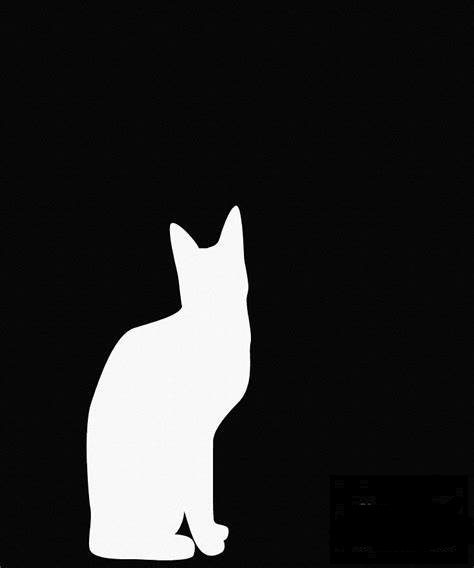
#> input picture face_txt/OpenCV_project/CellCount/cat3.jpg, 474 x 568 px
$ python moments.py
#> lines starting #> are read from the running program, lines starting #| are printed output that depends on the picture; after the words box and inside, x2 and y2 are one past the last pixel; in counts of white or black regions, pixels touching at a corner belong together
import cv2
import matplotlib.pyplot as plt

# 读取图像
o = cv2.imread('cat3.jpg', 1)
#> o is the input picture: shape (568, 474, 3); min 0, max 255, mean 40.3
oc = o.copy()

# 转换为灰度图像
gray = cv2.cvtColor(o, cv2.COLOR_BGR2GRAY)

# 进行二值化处理
# cv2.threshold()函数将灰度图像二值化为黑白图像
# 参数说明：
#   - gray: 输入的灰度图像
#   - 127: 阈值，灰度值大于阈值的像素设为255（白色），灰度值小于等于阈值的像素设为0（黑色）
#   - 255: 最大像素值，当像素值大于阈值时的新值
#   - cv2.THRESH_BINARY: 二值化类型，指定为cv2.THRESH_BINARY表示黑白二值化
ret, binary = cv2.threshold(gray, 127, 255, cv2.THRESH_BINARY)
#> binary: shape (568, 474); 13.9% white; 1 white region

# 提取轮廓
# cv2.findContours()函数用于提取图像中的轮廓
# 参数说明：
#   - binary: 输入的二值图像
#   - cv2.RETR_LIST: 轮廓检索模式，指定为cv2.RETR_LIST表示提取所有轮廓
#   - cv2.CHAIN_APPROX_SIMPLE: 轮廓逼近方法，指定为cv2.CHAIN_APPROX_SIMPLE表示使用简化的轮廓表示
contours, hierarchy = cv2.findContours(binary, cv2.RETR_LIST, cv2.CHAIN_APPROX_SIMPLE)
#> contours = 1 contour; box (x1, y1, x2, y2) and area: (87, 206, 251, 560) 36976

# 在原图上绘制轮廓
# cv2.drawContours()函数用于在图像上绘制轮廓
# 参数说明：
#   - o: 输入的图像
#   - contours: 轮廓列表
#   - 0: 绘制轮廓的索引，此处指定为0表示绘制第一个轮廓
#   - (0, 0, 255): 绘制轮廓的颜色，此处指定为红色
#   - 3: 绘制轮廓的线宽
x = cv2.drawContours(o, contours, 0, (0, 0, 255), 3)
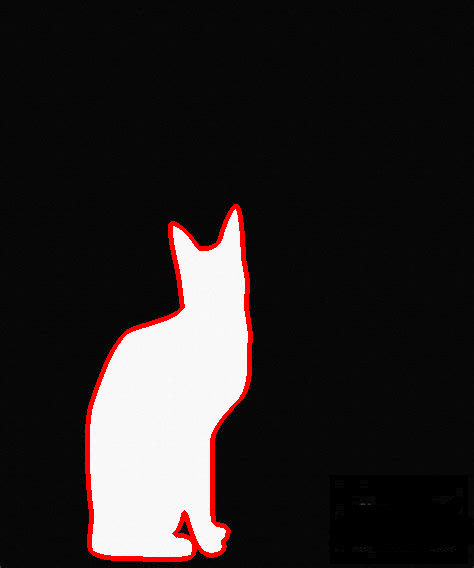
#> x: shape (568, 474, 3); mean B, G, R 37.4, 37.4, 42.2

# 计算轮廓的矩
# cv2.moments()函数计算轮廓的矩
m = cv2.moments(contours[0])
#> m = moments, m00 36976, centre m10/m00, m01/m00 = (170, 409.5)
m00 = m['m00']
#> m00 = 36976
m10 = m['m10']
#> m10 = 6287089.3
m01 = m['m01']
#> m01 = 15143223.8

# 计算中心点坐标
cx = int(m10 / m00)
#> cx = 170
cy = int(m01 / m00)
#> cy = 409

# 在图像上绘制标注文字
# cv2.putText()函数用于在图像上绘制文字
# 参数说明：
#   - o: 输入的图像
#   - "cat": 要绘制的文字内容
#   - (cx, cy): 文字的位置坐标
#   - cv2.FONT_HERSHEY_SIMPLEX: 字体类型，此处指定为简单字体
#   - 1: 字体大小
#   - (0, 0, 255): 字体颜色，此处指定为红色
#   - 3: 字体线宽
cv2.putText(o, "cat", (cx, cy), cv2.FONT_HERSHEY_SIMPLEX, 1, (0, 0, 255), 3)
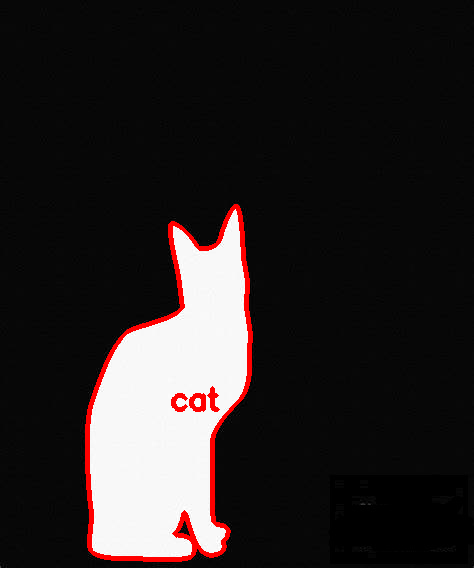
#> o: shape (568, 474, 3); 0.21% of pixels changed, all inside (x1, y1, x2, y2) = (171, 386, 220, 412)

# 用来正常显示中文标签
plt.rcParams['font.sans-serif'] = 'simHei'

# 显示图形
plt.figure(figsize=(8, 8))
titles = [u'(a)原始图像', u'(b)结果图像']
images = [oc, o]

for i in range(2):
    plt.subplot(1, 2, i+1)
    plt.imshow(images[i], 'gray')
    plt.title(titles[i])
    plt.xticks([])
    plt.yticks([])

plt.show()
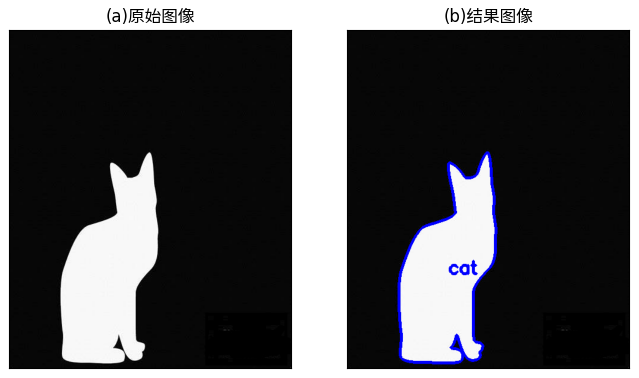
#> figure drawn by matplotlib, 2 panels; B, G, R data is drawn as R, G, B

$ run again, with face_txt/OpenCV_project/CellCount/kernel.bmp saved as face_txt/OpenCV_project/CellCount/cat3.jpg
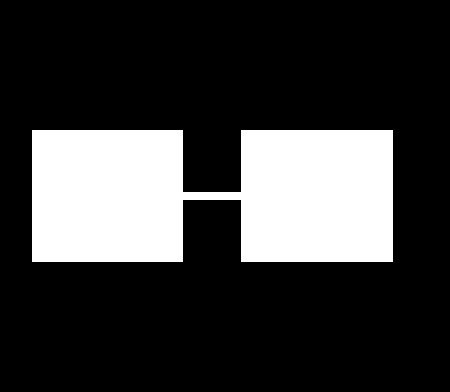
#> input picture face_txt/OpenCV_project/CellCount/kernel.bmp, 450 x 392 px
#> o is the input picture: shape (392, 450, 3); min 0, max 255, mean 58.5
#> binary: shape (392, 450); 22.9% white; 1 white region
#> contours = 1 contour; box (x1, y1, x2, y2) and area: (32, 130, 393, 262) 39846
#> `x = cv2.drawContours(o, contours, 0, (0, 0, 255), 3)`:
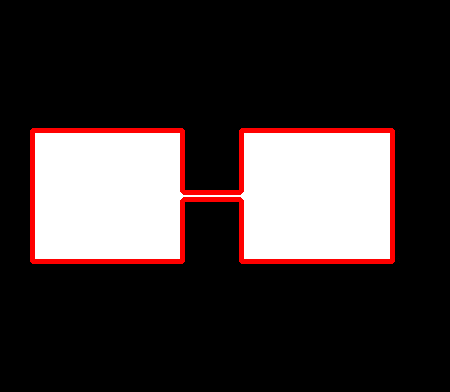
#> x: shape (392, 450, 3); mean B, G, R 53.2, 53.2, 62
#> m = moments, m00 39846, centre m10/m00, m01/m00 = (212.1, 195.5)
#> m00 = 39846
#> m10 = 8451009
#> m01 = 7789893
#> cx = 212
#> cy = 195
#> o: shape (392, 450, 3); 0.24% of pixels changed, all inside (x1, y1, x2, y2) = (213, 172, 262, 198)
#> `plt.show()`:
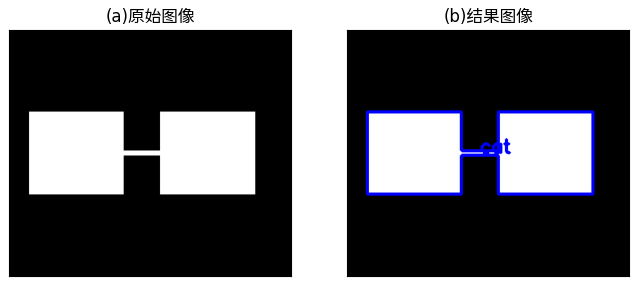
#> figure drawn by matplotlib, 2 panels; B, G, R data is drawn as R, G, B
